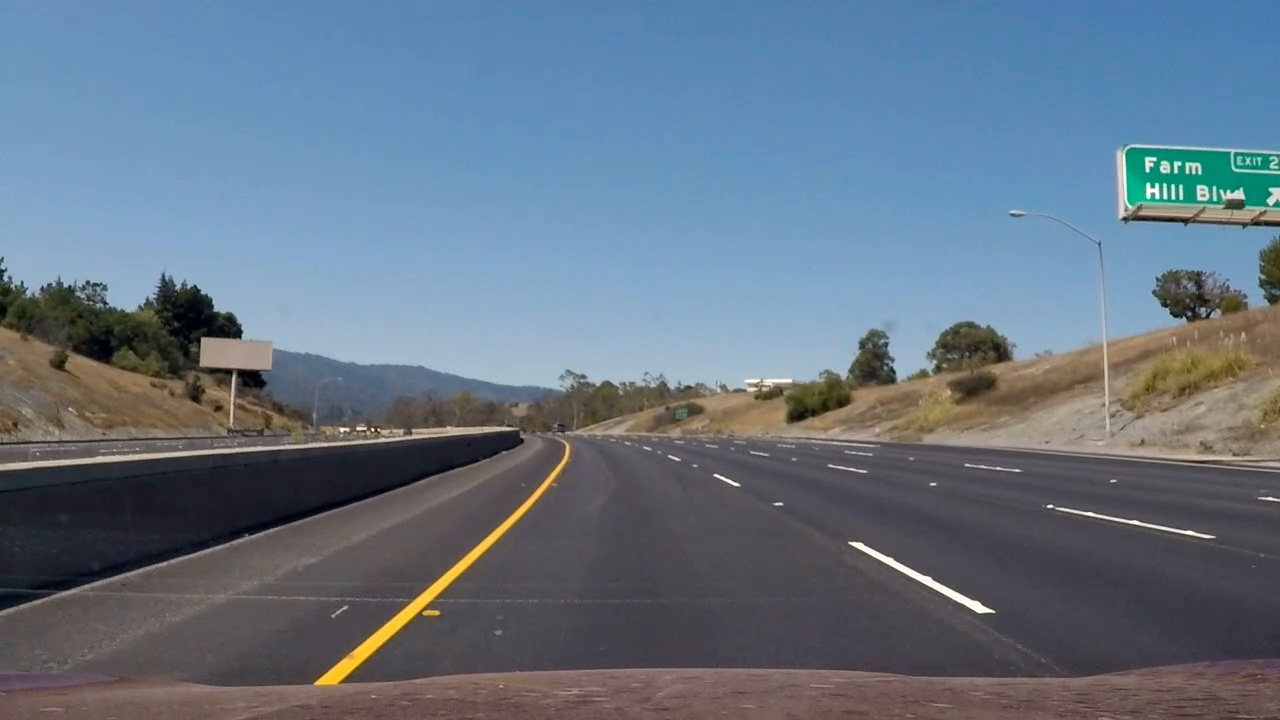
#> input picture output_images/original/00000052.jpg, 1280 x 720 px
$ python -i Advanced_Lane_Lines.py   (imports and definitions only)   (older library calls are emulated)
#> lines starting #> are read from the running program, lines starting #| are printed output that depends on the picture
### camera_calibration.py
import numpy as np
import os
import cv2
import pickle
import glob
import sys
import matplotlib.pyplot as plt

from helper_functions import save_image
from load_data import load_images

def do_camera_calibration(image_names, SAVE=""):
    # prepare object points, like (0,0,0), (1,0,0), (2,0,0) ....,(6,5,0)
    objp = np.zeros((6 * 9, 3), np.float32)
    objp[:, :2] = np.mgrid[0:9, 0:6].T.reshape(-1, 2)

    # Arrays to store object points and image points from all the images.
    objpoints = []  # 3d points in real world space
    imgpoints = []  # 2d points in image plane.

    # Step through the list and search for chessboard corners
    for image_name in image_names:
        img = cv2.imread(image_name)

        # save original images into save dir
        if SAVE != "":
            basename = os.path.basename(image_name)
            head, tail = os.path.split(SAVE)
            savename = os.path.join(head, basename)
            save_image(img, savename, append="original")

        gray = cv2.cvtColor(img, cv2.COLOR_BGR2GRAY)

        # Find the chessboard corners
        ret, corners = cv2.findChessboardCorners(gray, (9, 6), None)

        # If found, add object points, image points
        if ret is True:
            objpoints.append(objp)
            imgpoints.append(corners)

            # Draw and save the chessboard corners
            if SAVE != "":
                basename = os.path.basename(image_name)
                head, tail = os.path.split(SAVE)
                savename = os.path.join(head, basename)
                chess_img = cv2.drawChessboardCorners(
                    img, (9, 6), corners, ret)
                # print("save :", savename)
                save_image(chess_img, savename, append="chess")

        else:
            print("can't fine chess board ", image_name)

    print("Found", len(imgpoints),
          "images with chessboard corners from", len(image_names), "images.")

    ret, mtx, dist, rvecs, tvecs = cv2.calibrateCamera(
        objpoints, imgpoints, gray.shape[::-1], None, None)

    if SAVE != "":
        for image_name in image_names:
            img = cv2.imread(image_name)
            basename = os.path.basename(image_name)
            head, tail = os.path.split(SAVE)
            savename = os.path.join(head, basename)
            undist = cv2.undistort(img, mtx, dist, None, mtx)
            # print("save :", savename)
            save_image(undist, savename, append="undistort")

    return mtx, dist


CAM_CAL_FILE = "calibration.pkl"
CAL_DIR = "camera_cal"

# [19 lines left out: functions save_matrix, load_matrix, not called in this run]

def cam_calib(cal_dir=CAL_DIR, cal_file=CAM_CAL_FILE, SAVE=""):
    if os.path.exists(cal_file):
        mtx, dist = load_matrix(cal_file)
    else:
        images = glob.glob(os.path.join(cal_dir, "calibration*.jpg"))
        mtx, dist = do_camera_calibration(images, SAVE)
        if save_matrix(cal_file, mtx, dist) == False:
            print("save pickle file failed")
    return mtx, dist

# [40 lines left out: functions undistort, do_undistort, test_undistort, not called in this run]


# [4 lines that do not run on import are left out]

### Advanced_Lane_Lines.py
import glob
import os
import pickle
import sys
from shutil import copyfile

import matplotlib.pyplot as plt
import numpy as np
from moviepy.editor import VideoFileClip
from scipy import optimize

import cv2
from gaussian_fit import gaussian, gaussian_sfit
from helper_functions import save_image
from helper_functions import save_hist
from camera_calibration import cam_calib
from perspective import persp_trans_backward
from perspective import persp_trans_forward

#%matplotlib qt

# helper functions and global defs
TMP_DIR = "output_images"

# OUT_DIR = "output_images"


# [64 lines left out: function gen_binary_images, not called in this run]


# Define a class to receive the characteristics of each line detection


class Lane():
    def __init__(self, default_path=""):
        # was the line detected in the last iteration?
#> further down, picture is the input picture: shape (720, 1280, 3); mean B, G, R 132.1, 116.3, 101
        self.detected = False
        # x values of the last n fits of the line
        self.recent_xfitted = []
        # average x values of the fitted line over the last n iterations
        self.bestx = None
        # polynomial coefficients averaged over the last n iterations
        self.best_fit = None
        # polynomial coefficients for the most recent fit
        self.current_fit = [np.array([False])]
        # radius of curvature of the line in some units
        self.radius_of_curvature = None
        # distance in meters of vehicle center from the line
        self.line_base_pos = None
        # difference in fit coefficients between last and new fits
        self.diffs = np.array([0, 0, 0], dtype='float')
        # x values for detected line pixels
        self.allx = None
        # y values for detected line pixels
        self.ally = None
        # debug
        self.debug = False
        # number of frames processed
        self.num_frames = 0
        # number of history result saved
        self.num_history = 0
        # maximum number of history save
        self.MAX_NUM_HISTORY = 7
        # debug name
        self.savename = "{0:08d}".format(self.num_frames) + ".jpg"
        # debug save path
        self.savepath = default_path

    # [342 lines left out: functions enableDebug, update, detect_lanes, draw_search_box, gaussian_fit_points, gen_from_hist, not called in this run]


# Define conversions in x and y from pixels space to meters
IMG_WIDTH = 1280
IMG_HEIGHT = 720
LANE_WIDTH_PX = 700
YM_PER_PX = 30 / IMG_HEIGHT  # meters per pixel in y dimension
XM_PER_PX = 3.7 / LANE_WIDTH_PX  # meters per pixel in x dimension

# Calculate distance in meters from center of lane


# [53 lines left out: functions dist_from_center, get_curverad, gen_fit_line, plot_lane, plot_fit_line, not called in this run]


def process_image(img, lanes=None, SAVE=""):
    if SAVE == "" and left_lane.savepath != "":
        savename = os.path.join(left_lane.savepath, left_lane.savename)
    else:
        savename = SAVE

    mtx, dist = cam_calib(SAVE=savename)

    # print("process :", fname)
    bin_img = gen_binary_images(img, mtx, dist, savename)
    #print("bin image shape", bin_img.shape, "type", bin_img.dtype)

    warp_img = persp_trans_forward(bin_img)
    #index = np.copy(warp_img)
    #warp_img[index[:,:] > 0] = 255
    #print("warp image shape", warp_img.shape, "type", warp_img.dtype)
    save_image(warp_img, savename, "warp")

    lanes = detect_lanes(warp_img, prev_lanes=None, save_path=savename)

    left_fitx, ploty, right_fitx = gen_fit_line(warp_img, lanes[0], lanes[1])

    out_img = plot_lane(img, left_fitx, ploty, right_fitx)

    # Distance from center
    dist_x = dist_from_center(left_fitx, right_fitx)
    # Radius of curvature
    curverad = get_curverad(ploty, left_fitx, right_fitx)

    # Draw lane into original image, first do inverse perspective tranformation
    out_img = persp_trans_backward(out_img)
    out_img = cv2.addWeighted(img, .5, out_img, .5, 0.0, dtype=0)

    cv2.putText(out_img, "Radius: %.2fm" % curverad, (400, 650),
                cv2.FONT_HERSHEY_DUPLEX, 1.0, (255, 255, 255))
    if dist_x > 0:
        cv2.putText(out_img, "Right from center: %.2fm" %
                    (np.abs(dist_x)), (400, 700), cv2.FONT_HERSHEY_DUPLEX, 1.0, (255, 255, 255))
    elif dist_x < 0:
        cv2.putText(out_img, "Left from center: %.2fm" %
                    (np.abs(dist_x)), (400, 700), cv2.FONT_HERSHEY_DUPLEX, 1.0, (255, 255, 255))
    else:
        cv2.putText(out_img, "Center", (400, 700),
                    cv2.FONT_HERSHEY_DUPLEX, 1.0, (255, 255, 255))

    # print("save name :", save_name)
    save_image(out_img, savename, "final")

    return out_img


def process_video_image(img, lanes=None, SAVE=""):
#> called with SAVE = ''
    r, g, b = cv2.split(img)
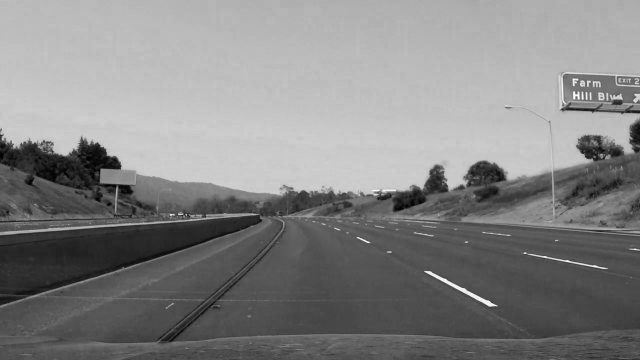
#> r: shape (720, 1280) (shown at 1/2 size); min 0, max 255, mean 132.1
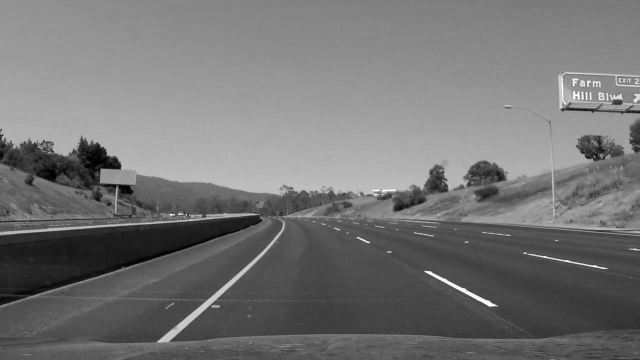
#> g: shape (720, 1280) (shown at 1/2 size); min 0, max 255, mean 116.3
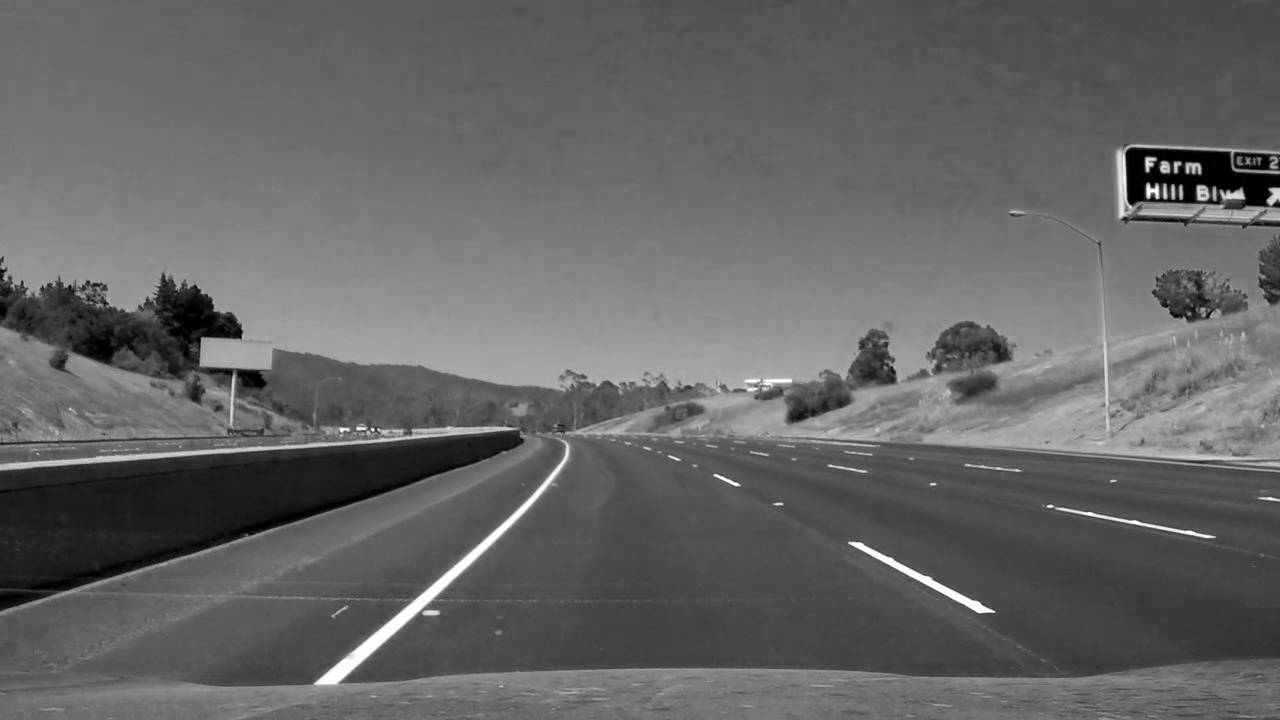
#> b: shape (720, 1280); min 0, max 255, mean 101
    img = cv2.merge([b, g, r])
    img = process_image(img, lanes=lanes, SAVE=SAVE)
    b, g, r = cv2.split(img)
    img = cv2.merge([r, g, b])
    return img


# [40 lines left out: functions process_test_images, load_test_video, process_video, not called in this run]


left_lane = Lane()
right_lane = Lane()

#process_test_images()

# [29 lines left out: function main, not called in this run]

# [2 lines not run here, left out]

>>> import cv2
>>> picture = cv2.imread('output_images/original/00000052.jpg')
#> (the run stopped early here; a loop or call above may not have finished)

$ run again, on output_images/original/00000583.jpg
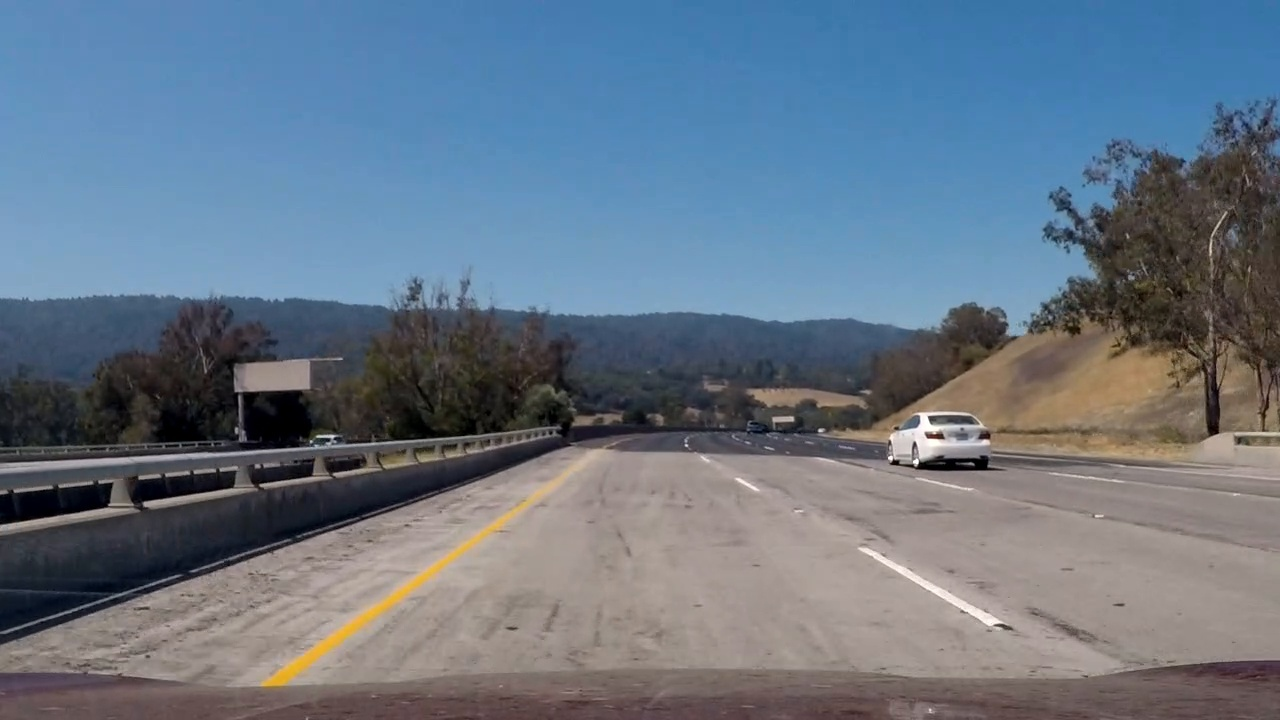
#> input picture output_images/original/00000583.jpg, 1280 x 720 px
#> picture is the input picture: shape (720, 1280, 3); mean B, G, R 133, 117.6, 103.3
#> in process_video_image, `r, g, b = cv2.split(img)`:
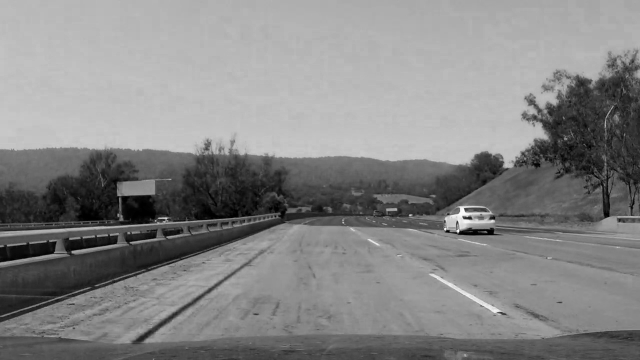
#> r: shape (720, 1280) (shown at 1/2 size); min 0, max 255, mean 133
#> in process_video_image, `r, g, b = cv2.split(img)`:
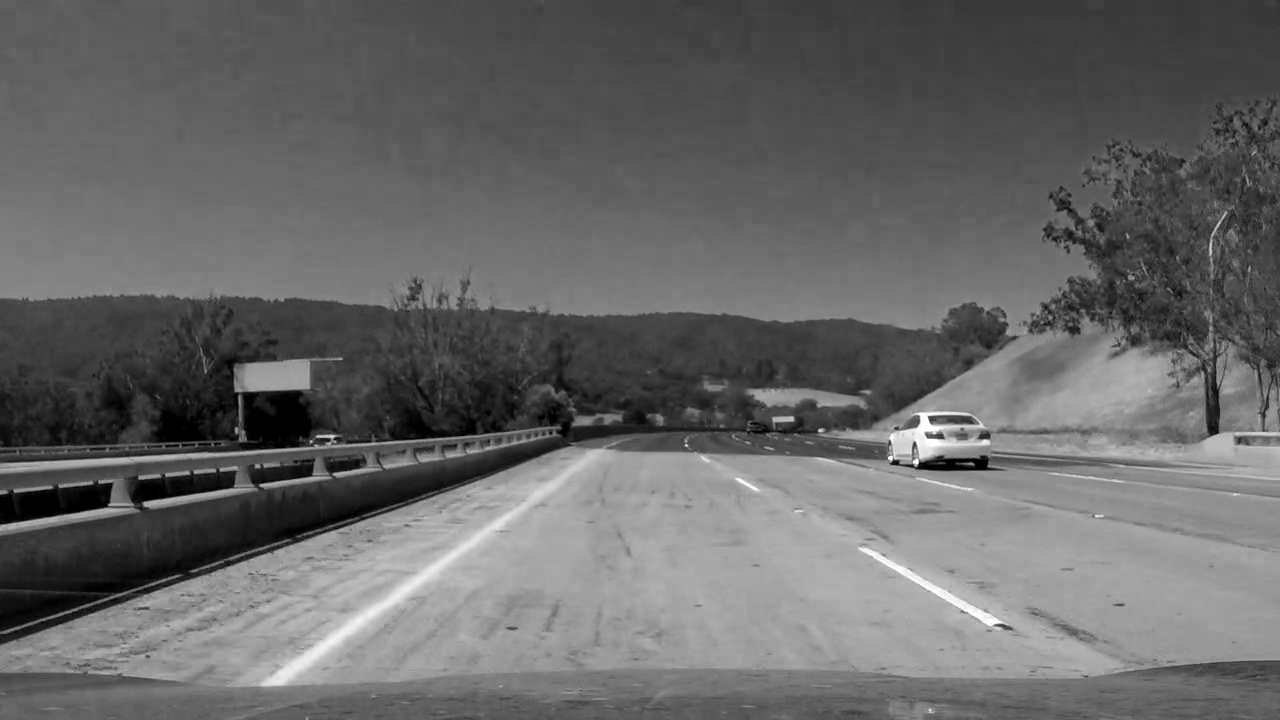
#> b: shape (720, 1280); min 0, max 255, mean 103.3

$ run again, on output_images/original/00001034.jpg
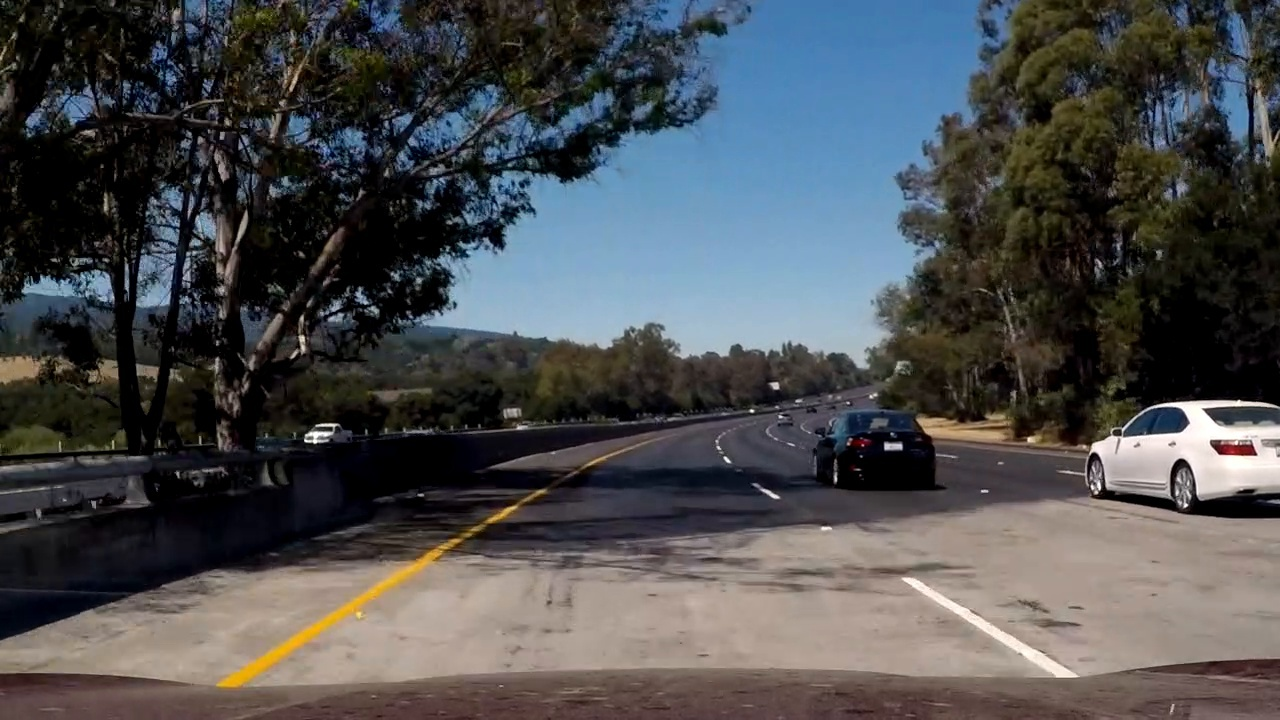
#> input picture output_images/original/00001034.jpg, 1280 x 720 px
#> picture is the input picture: shape (720, 1280, 3); mean B, G, R 79.9, 77.8, 76.2
#> in process_video_image, `r, g, b = cv2.split(img)`:
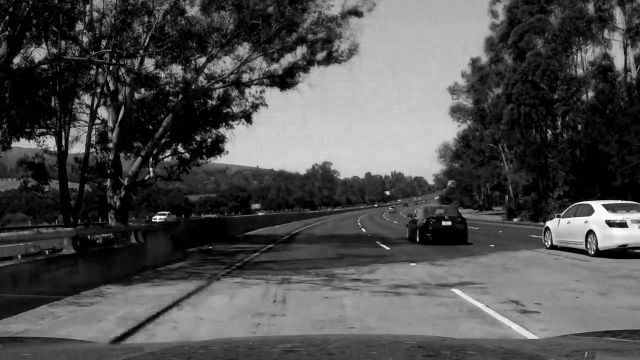
#> r: shape (720, 1280) (shown at 1/2 size); min 0, max 255, mean 79.9
#> in process_video_image, `r, g, b = cv2.split(img)`:
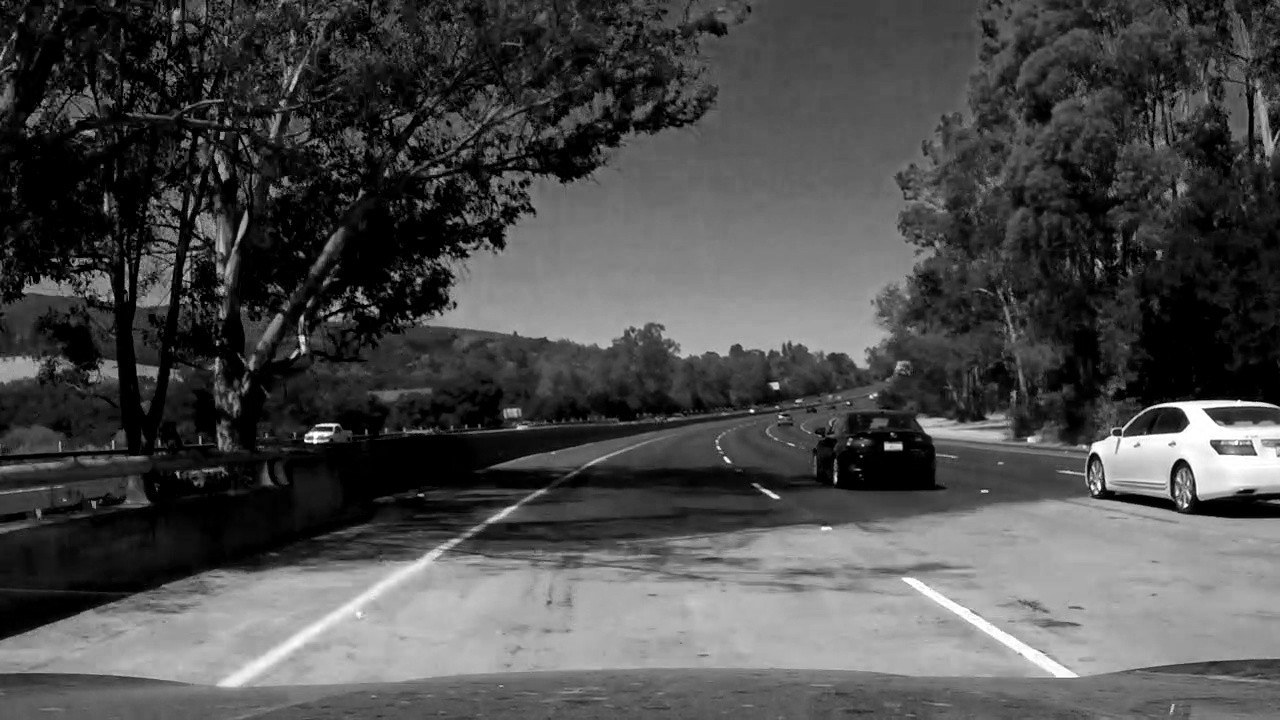
#> b: shape (720, 1280); min 0, max 255, mean 76.2
